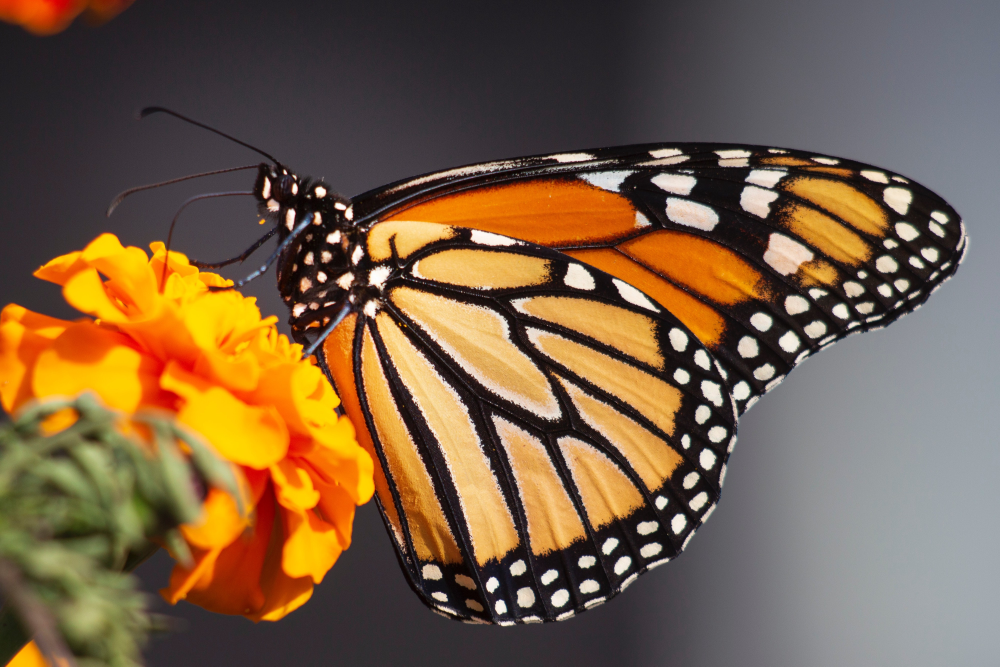
#> input picture OpenCV/image1.jpeg, 4000 x 2666 px (shown at 1/4 size)
$ python a1.1.py
#> lines starting #> are read from the running program, lines starting #| are printed output that depends on the picture; after the words box and inside, x2 and y2 are one past the last pixel; in counts of white or black regions, pixels touching at a corner belong together
import cv2

img = cv2.imread("image1.jpeg")
#> img is the input picture: shape (2666, 4000, 3); mean B, G, R 70.3, 95.9, 120.5
img = cv2.resize(img, (400,300))
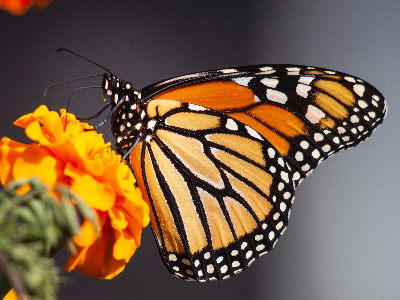
#> img: shape (300, 400, 3); mean B, G, R 70.2, 95.8, 120.3
img_gray = cv2.cvtColor(img, cv2.COLOR_BGR2GRAY)
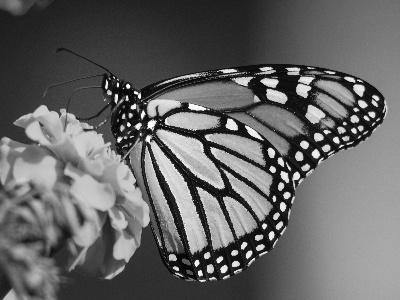
#> img_gray: shape (300, 400); min 2, max 253, mean 100.2
t, img_bw = cv2.threshold(img_gray,80,225, cv2.THRESH_BINARY)
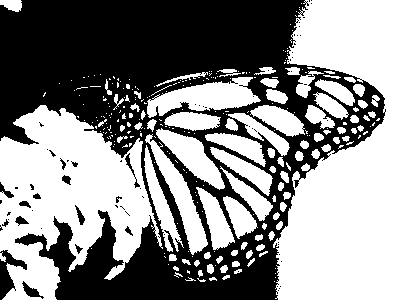
#> img_bw: shape (300, 400); values 0 (black) and 225 (white), 53.5% white; 71 black regions (55 under 20 px), largest, box (x1, y1, x2, y2) and area: (0, 0, 386, 300) 54282, (0, 250, 27, 300) 549, (22, 281, 44, 299) 143

cv2.imshow("Image GRAY", img_gray)
cv2.imshow("Image Black and White", img_bw)
print(t)

cv2.waitKey(0)
